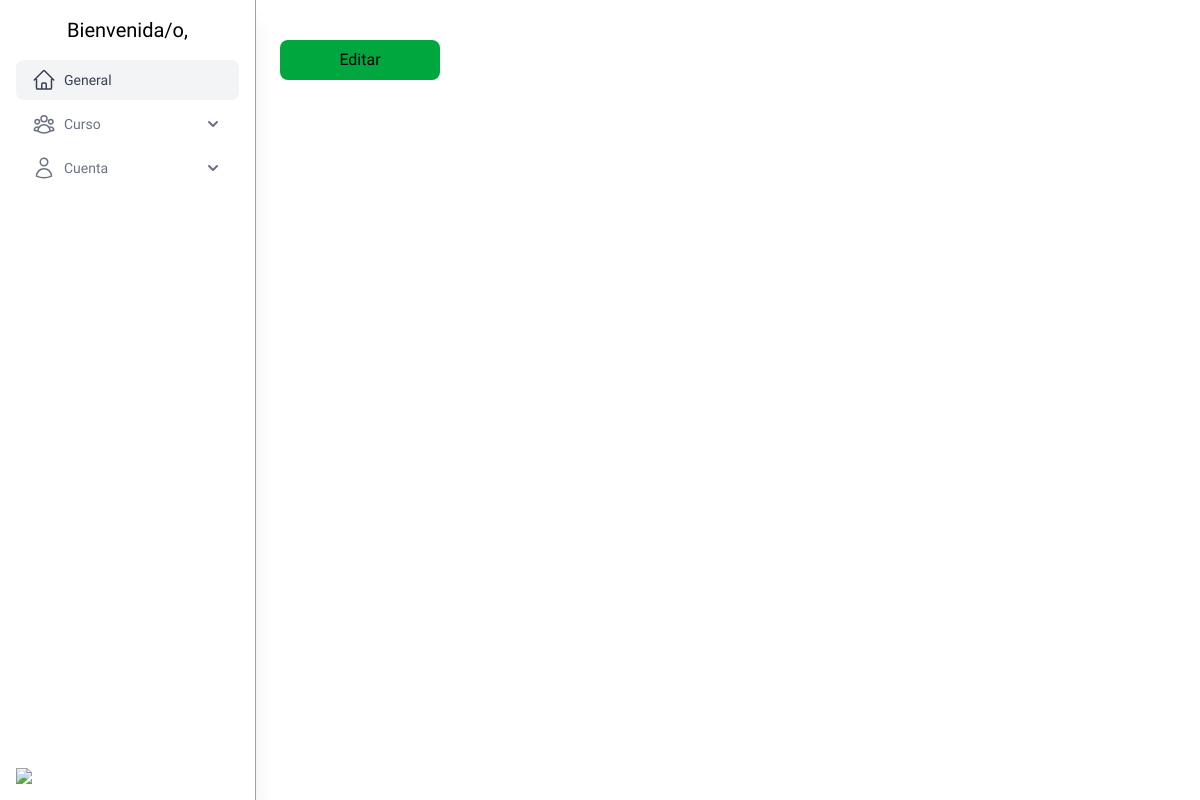
Page /paci/edit/6/ on the earlier database version.
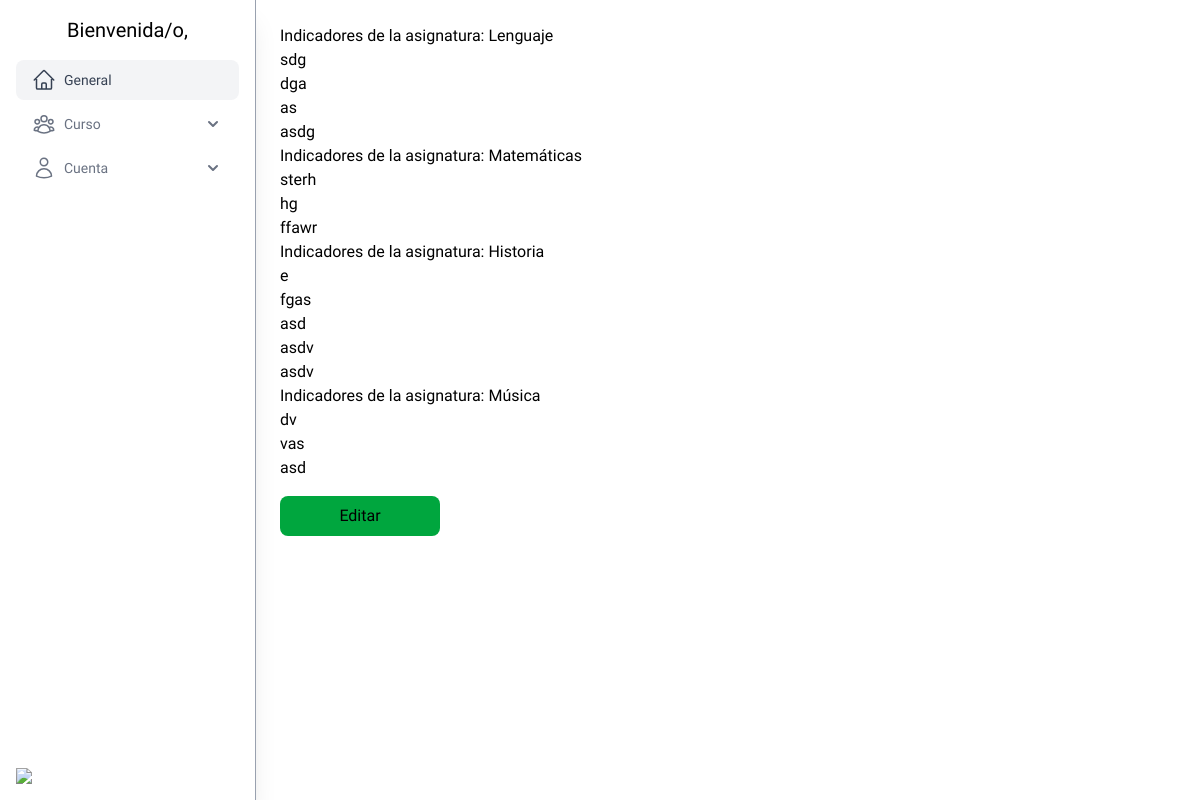
Same page on the later database version.
### paciApp/models.py (models this page shows, shortened)
class PaciAppModel(DateTime):
    profesor = models.ForeignKey(User, on_delete=models.CASCADE, null=True)
    student = models.ForeignKey(Estudiante, on_delete=models.CASCADE, related_name='paci_student', null=True)
    subject = models.ForeignKey(Asignatura, on_delete=models.CASCADE, related_name='paci_subject', null=True)
    axis = models.ForeignKey(Eje, on_delete=models.CASCADE, related_name='paci_axis', null=True)
    objetivo_general = models.TextField(null=True)
    adecuacion_curricular = models.TextField(null=True)
    estrategias = models.TextField(blank=True)
    class Meta:
        verbose_name = "Paci App Model"
        verbose_name_plural = "Paci App Models"

class Indicador_paci(models.Model):
    indicador = models.CharField(max_length=150, null=True)
    paci = models.ForeignKey(PaciAppModel, on_delete=models.CASCADE, related_name='indicadores_paci', null=True)
    def __str__(self) -> str:
        return self.indicador or ""

### core/models.py (models this page shows)
class Asignatura(models.Model):
    nombre = models.CharField(max_length=100)
    def __str__(self):
        return self.nombre

### paciApp/views.py (the view)
# urls.py: path('paci/', include('paciApp.urls')),
def paci(request, id):
    estudiante = get_object_or_404(Estudiante, id=id)
    asignaturas = Asignatura.objects.prefetch_related('ejes').all()
    asignaturas_data = []
    for asignatura in asignaturas:
        ejes_list = list(asignatura.ejes.all().values('id', 'nombre'))
        asignaturas_data.append({
            'id': asignatura.id,
            'nombre': asignatura.nombre,
            'ejes': ejes_list
        })
    paci = PaciAppModel.objects.filter(
            student=estudiante.id
        ).select_related(
            'profesor', 'student', 'subject', 'axis'
        ).prefetch_related(
            'indicadores_paci'
        )
    context = {
        'estudiante': estudiante,
        'asignaturas_json': json.dumps(asignaturas_data),
        'asignaturas': asignaturas,
        'objetivos': Objetivos.objects.all(),
        'estrategias': Estrategias.objects.all(),
        'paci':paci
    }
    return render(request, 'edit_paci.html', context)

### core/a.py (called while the page is built)
def estudiantes_global(request):
    student = Estudiante.objects.all()
    users = User.objects.filter(role="TEACHER")
    return {
        'estudiantes': student,
        'users': users
    }

### paciApp/templates/edit_paci.html
{% extends 'base.html'%}
{% block content %}
<form action="" method="post" class="flex flex-col">
    {% for item in paci %}
    <p>Indicadores de la asignatura: {{item.subject}}</p>
        {% for ind in item.indicadores_paci.all%}
            <input type="text" value="{{ind}}">
        {% endfor %}
    {% endfor %}
    <button type="submit" class="rounded-lg bg-green-600 w-40 p-2 mt-4">Editar</button>
</form>
{% endblock %}

Differences in the rows shown:
added PaciAppModel: subject "Lenguaje"
added Indicador_paci: indicador "sdg", shown under "Lenguaje"
added Indicador_paci: indicador "dga", shown under "Lenguaje"
added Indicador_paci: indicador "as", shown under "Lenguaje"
added Indicador_paci: indicador "asdg", shown under "Lenguaje"
added PaciAppModel: subject "Matemáticas"
added Indicador_paci: indicador "sterh", shown under "Matemáticas"
added Indicador_paci: indicador "hg", shown under "Matemáticas"
added Indicador_paci: indicador "ffawr", shown under "Matemáticas"
added PaciAppModel: subject "Historia"
added Indicador_paci: indicador "e", shown under "Historia"
added Indicador_paci: indicador "fgas", shown under "Historia"
added Indicador_paci: indicador "asd", shown under "Historia"
added Indicador_paci: indicador "asdv", shown under "Historia"
added Indicador_paci: indicador "asdv", shown under "Historia"
added PaciAppModel: subject "Música"
added Indicador_paci: indicador "dv", shown under "Música"
added Indicador_paci: indicador "vas", shown under "Música"
added Indicador_paci: indicador "asd", shown under "Música"
